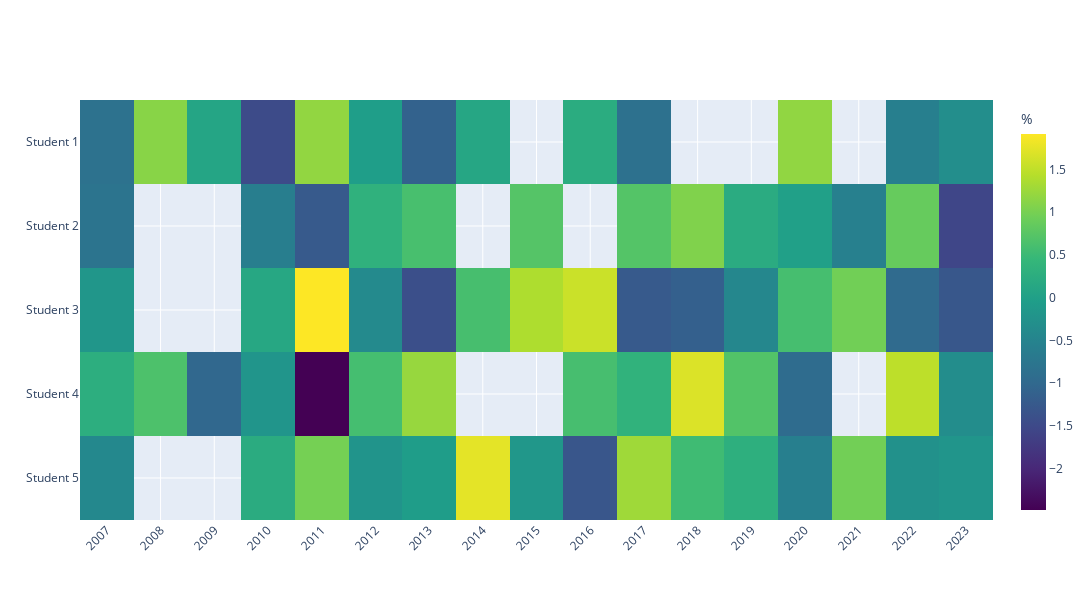

Notebook code cell kept with this figure:
### Markdown cell above
## Example with NaN values

### Code cell
# creating dataset
X = len(YEARS)
Y = 5
N = 15
 
data = np.random.randn(X, Y)
 
# making a array randomly of same size as data of bool type
mask = np.zeros(X*Y, dtype=bool)
 
# marking first n indexes as true
mask[:N] = True
 
# shuffling the mask
np.random.shuffle(mask)
mask = mask.reshape(X, Y)
 
# applying mask to the data
data[mask] = np.nan

heat = go.Heatmap(x=YEARS,
                  y=[f'Student {i}' for i in range(1, Y+1)], 
                  z=data.T, coloraxis='coloraxis')
    
fig = go.Figure(heat)
fig.update_layout(width=1200, height=600, 
                  coloraxis =dict(colorscale='Viridis',
                                  colorbar_thickness=25,
                                  colorbar_title='%'),
                  yaxis_autorange='reversed',
                  xaxis_tickangle=-45,
                  xaxis={'type': 'category'})
fig.show()

### Figure 1 — Plotly figure (JSON) as saved in the notebook; plotly's stock layout.template omitted (floating-point values rounded to 4 significant figures)
{"data": [{"coloraxis": "coloraxis", "type": "heatmap", "x": [2007, 2008, 2009, 2010, 2011, 2012, 2013, 2014, 2015, 2016, 2017, 2018, 2019, 2020, 2021, 2022, 2023], "y": ["Student 1", "Student 2", "Student 3", "Student 4", "Student 5"], "z": [[-0.835, 1.12, 0.08804, -1.469, 1.186, -0.0391, -1.108, 0.1079, null, 0.2298, -0.8416, null, null, 1.179, null, -0.5829, -0.3221], [-0.7977, null, null, -0.6099, -1.244, 0.3391, 0.6125, null, 0.7193, null, 0.7185, 1.065, 0.2166, 0.005366, -0.5621, 0.8652, -1.545], [-0.186, null, null, 0.1371, 1.917, -0.3901, -1.412, 0.6046, 1.382, 1.571, -1.237, -1.148, -0.4461, 0.5937, 0.9583, -0.9625, -1.28], [0.279, 0.6572, -1.026, -0.2008, -2.486, 0.589, 1.219, null, null, 0.6027, 0.3594, 1.683, 0.6997, -0.9435, null, 1.482, -0.3381], [-0.4217, null, null, 0.2208, 0.9861, -0.2104, -0.05622, 1.746, -0.1573, -1.307, 1.277, 0.5378, 0.2937, -0.5891, 0.9631, -0.2693, -0.1955]]}], "layout": {"coloraxis": {"colorbar": {"thickness": 25, "title": {"text": "%"}}, "colorscale": [[0, "#440154"], [0.1111, "#482878"], [0.2222, "#3e4989"], [0.3333, "#31688e"], [0.4444, "#26828e"], [0.5556, "#1f9e89"], [0.6667, "#35b779"], [0.7778, "#6ece58"], [0.8889, "#b5de2b"], [1, "#fde725"]]}, "height": 600, "width": 1200, "xaxis": {"autorange": true, "range": [-0.5, 16.5], "tickangle": -45, "type": "category"}, "yaxis": {"autorange": true, "range": [4.5, -0.5], "type": "category"}}}
